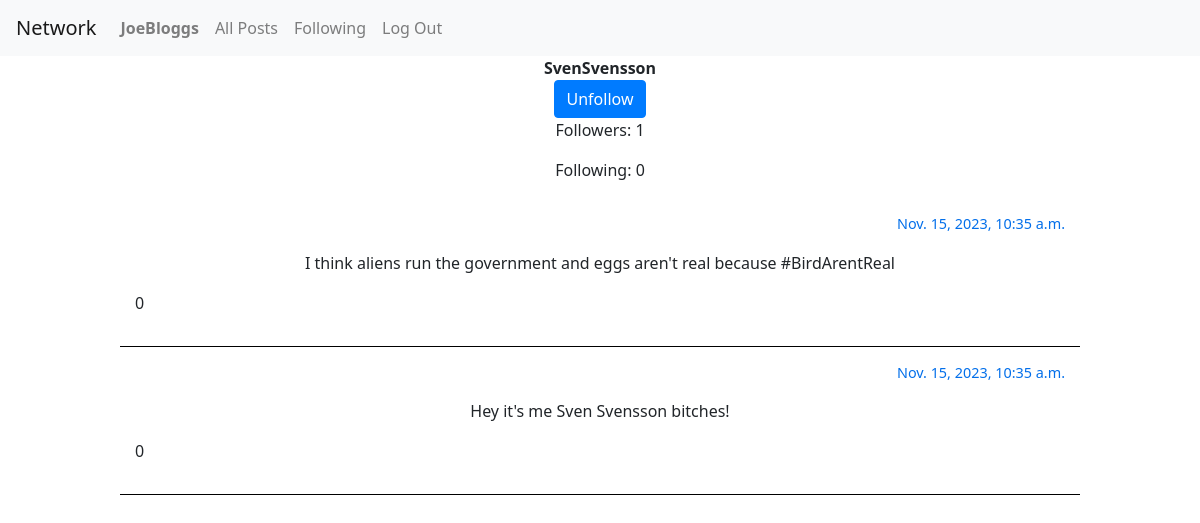
Page /profile/SvenSvensson (signed in) on the earlier database version.
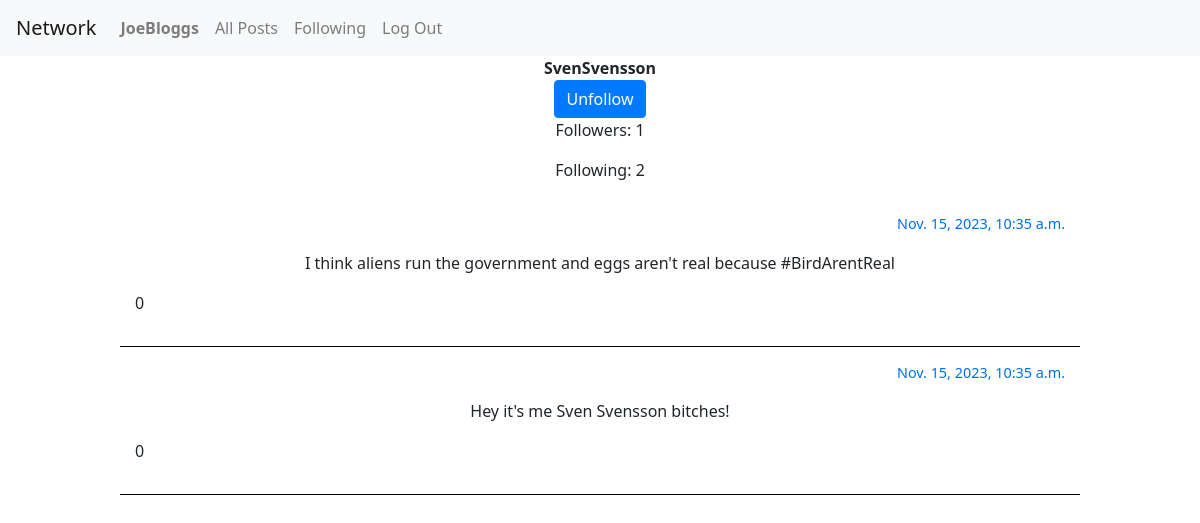
Same page on the later database version.
### network/models.py (models this page shows)
class User(AbstractUser):
    following = models.ManyToManyField("self", symmetrical=False, blank=True,related_name="followers")

### network/views.py (the view)
# urls.py: path("profile/<str:username>", views.profile, name="profile"),
@login_required
def profile(request, username):
    user_profile = User.objects.get(username = username)
    posts = reversed(Post.objects.filter(user=user_profile.id))
    current_user = request.user
    current_user_likes = Post.objects.filter(likes = current_user)
    return render(request, "network/profile.html", {
        "user_profile": user_profile,
        "posts": posts,
        "current_user": current_user,
        "current_user_likes": current_user_likes
    })

### network/templates/network/profile.html (shortened to what this page needs)
{% extends "network/layout.html" %}
{% block body %}
<strong>{{ user_profile.username }}</strong>
{% if user.is_authenticated and user_profile != current_user %}
        {% if current_user in user_profile.followers.all %}
            <form action="{% url 'unfollow' %}" method="post">
                <input class="btn btn-primary" type="submit" value="Unfollow">
            </form>
        {% else %}
            <form action="{% url 'follow' %}" method="post">
                {% csrf_token %}
                <input type="hidden" id="userid" name="userid" value="{{ user_profile.id }}">
                <input class="btn btn-primary" type="submit" value="follow">
            </form>
        {% endif %}
{% endif %}
<p id="follower-count">Followers: {{ user_profile.followers.count }}</p>
<p id="follower-count">Following: {{ user_profile.following.count}}</p>
{% for post in posts %}
<div class="post-container">
    <p class="post-timestamp">{{ post.timestamp }}</p>
    <p class="post-body">{{ post.body }}</p>
    <p class="post-likes">{{ post.likes.count }}</p>
</div>
{% endfor %}
{% endblock %}

Differences in the rows shown:
changed User "SvenSvensson": following.count "0" → "2"
